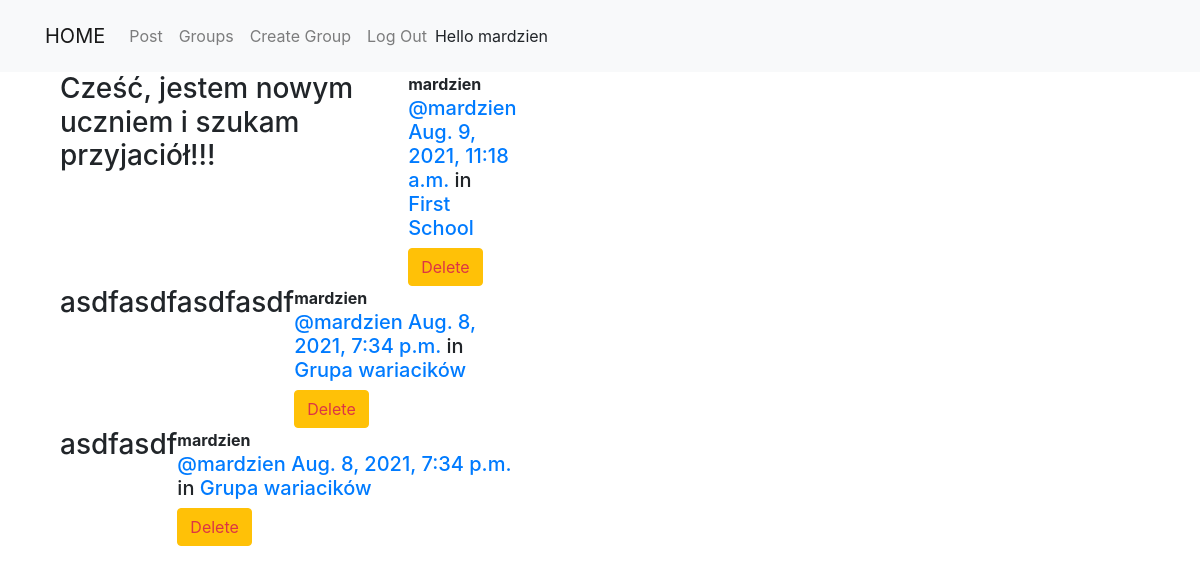
Screenshot of /posts/ (signed in) with the database file from the repository.
### posts/models.py (models this page shows, shortened)
class Post(models.Model):
    user = models.ForeignKey(User, related_name='posts', on_delete=models.CASCADE)
    created_at = models.DateTimeField(auto_now=True)
    message = models.TextField()
    group = models.ForeignKey(Group, related_name='posts', null=True, blank=True, on_delete=models.CASCADE)
    class Meta:
        ordering = ['-created_at']
        unique_together = ['user', 'message']

### groups/models.py (models this page shows, shortened)
class Group(models.Model):
    name = models.CharField(max_length=255)
    slug = models.SlugField(allow_unicode=True, unique=True)
    description = models.TextField(blank=True, default='')
    description_html = models.TextField(editable=False, default='', blank=True)
    members = models.ManyToManyField(User, through='GroupMember')
    class Meta:
        ordering = ['name']

### posts/views.py (the view)
# urls.py: path('', views.PostList.as_view(), name='all'),
class PostList(SelectRelatedMixin, generic.ListView):
    model = models.Post
    select_related = ('user', 'group')

### posts/templates/posts/post_list.html (shortened to what this page needs)
{% extends "posts/post_base.html" %}
{% block post_content %}
<div class="col-md-8">
	{% for post in post_list %}
        {% include "posts/_post.html" %}
	{% endfor %}
</div>
{% endblock %}

### templates/base.html (shortened to what this page needs)
<!DOCTYPE html>
{% load static %}
<html lang="en">
<head>
    <link rel="stylesheet" href="https://stackpath.bootstrapcdn.com/bootstrap/4.3.1/css/bootstrap.min.css">
    <link rel="stylesheet" href="{% static 'css/master.css' %}">
</head>
<body>
    <nav class="navbar navbar-expand-lg navbar-light bg-light techfont custom-navbar">
        <div class="container">
            <div class="collapse navbar-collapse">
                <a class="navbar-brand bigbrand" href="{% url 'home' %}">HOME</a>
                <ul class="navbar navbar-nav navbar-right">
                    {% if user.is_authenticated %}
                        <li class="nav-item"><a class="nav-link" href="{% url 'posts:create' %}">Post</a> </li>
                        <li class="nav-item"><a class="nav-link" href="{% url 'groups:all' %}">Groups</a> </li>
                        <li class="nav-item"><a class="nav-link" href="{% url 'groups:create' %}">Create Group</a> </li>
                        <li class="nav-item"><a class="nav-link" href="{% url 'accounts:logout' %}">Log Out</a> </li>
                        <li class="nav-item">Hello {{ user.username }}</li>
                    {% else %}
                        <li class="nav-item"><a class="nav-link" href="{% url 'groups:all' %}">Groups</span></a></li>
                        <li class="nav-item"><a class="nav-link" href="{% url 'accounts:login' %}">Log In</span></a></li>
                        <li class="nav-item"><a class="nav-link" href="{% url 'accounts:singup' %}">Sing Up</span></a></li>
                    {% endif %}
                </ul>
            </div>
        </div>
    </nav>
    <div class="container content">
        <div class="row">
            <div class="col-md-8">
                {% block content %}
                {% endblock %}
            </div>
        </div>
    </div>
</body>
</html>

### posts/templates/posts/_post.html (shortened to what this page needs)
<div class="post media">
	<h3>{{ post.message|safe }}</h3>
	<div class="media-body">
		<strong>{{ post.user.username }}</strong>
		<h5 class="media-heading">
			<span class="username"><a href="{% url 'posts:for_user' username=post.user.username %}">@{{ post.user.username }}</a></span>
			<time class="time"><a href="{% url 'posts:single' username=post.user.username pk=post.pk %}">{{ post.created_at }}</a></time>
			{% if post.group %}
			<span class="group-name">in <a href="#">{{ post.group.name }}</a></span>
			{% endif %}
		</h5>
		<div class="media-footer">
			{% if user.is_authenticated and post.user == user and not hide_delete %}
				<a href="{% url 'posts:delete' pk=post.pk %}" title="delete" class="btn btn-warning">
					<span class="text-danger icon-label">Delete</span>
				</a>
			{% endif %}
		</div>
	</div>
</div>

### static/css/master.css (style rules this page uses)
.bigbrand { color: rgb(34, 8, 185); }

### rows the page displays
Post: message "Cześć, jestem nowym uczniem i szukam przyjaciół!!!", user.username "mardzien", created_at "Aug. 9, 2021, 11:18 a.m.", group.name "First School", shows "Delete"
Post: message "asdfasdfasdfasdf", user.username "mardzien", created_at "Aug. 8, 2021, 7:34 p.m.", group.name "Grupa wariacików", shows "Delete"
Post: message "asdfasdf", user.username "mardzien", created_at "Aug. 8, 2021, 7:34 p.m.", group.name "Grupa wariacików", shows "Delete"

### other values shown
{{ user.username }} "mardzien"
